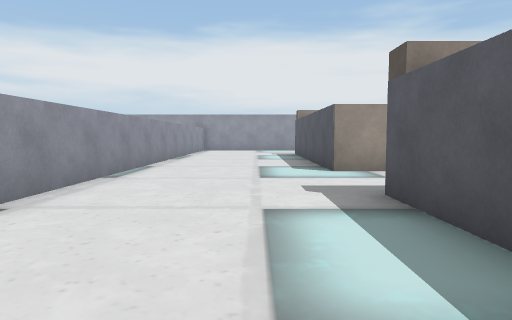
[1] (above)

17 first-person views from a walk through a Unity game level. The camera is 1.5 m above the floor, tilts 4° down and sees 75° across. The floor is counted in squares, 2 m on a side. Each view is taken from the middle of a square. On the plan, view 1 faces up. The plan holds only what a view shows up to about 11 squares ahead; the rest is blank. The place goes on beyond the plan. The player is left out. Some animated figures are left out. Some surface patterns are stand-ins.

[2]
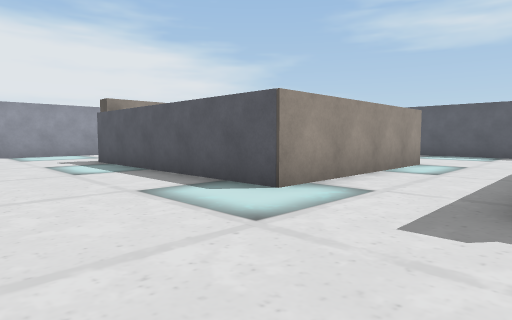

[3]
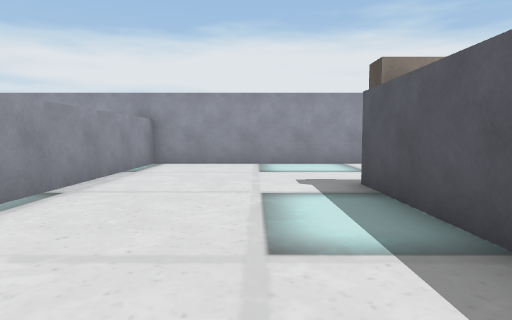

[4]
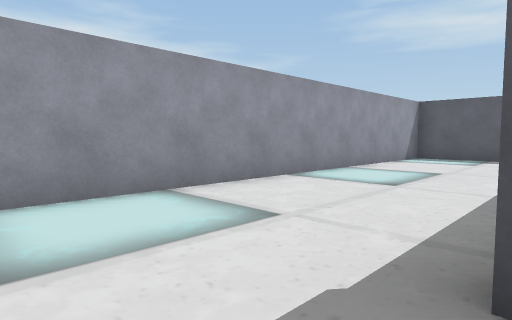

[5]
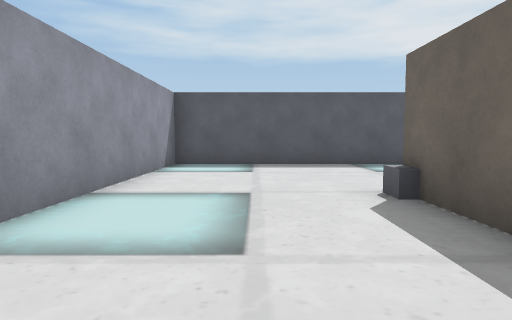

[6]
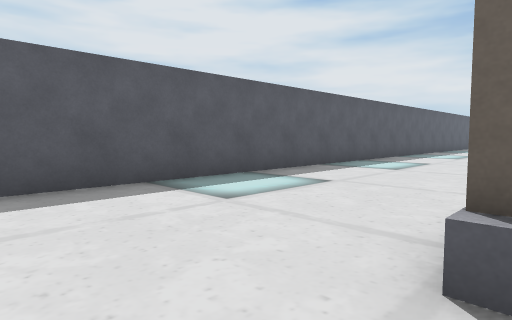

[7]
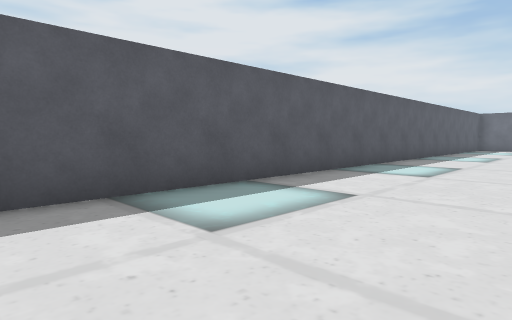

[8]
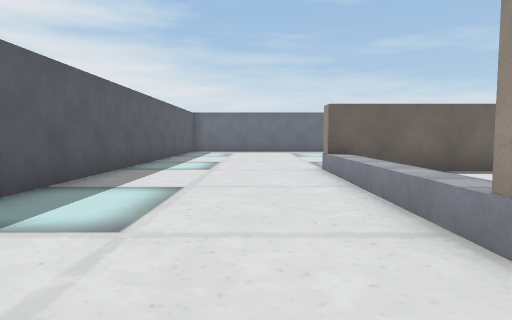

[9]
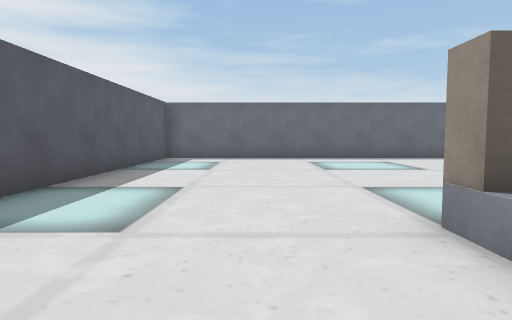

[10]
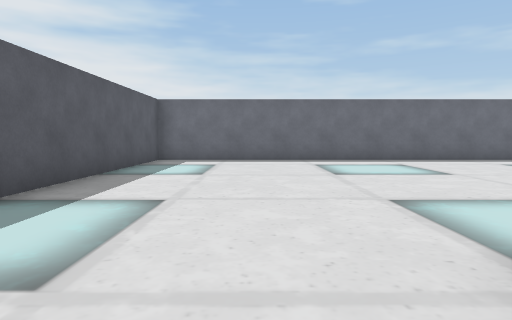

[11]
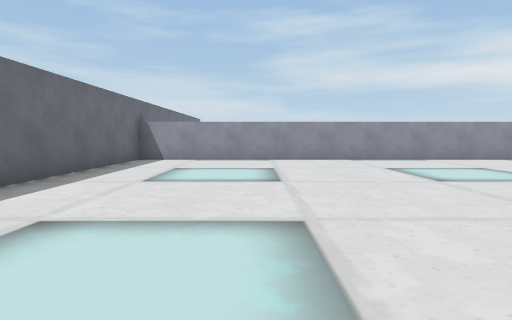

[12]
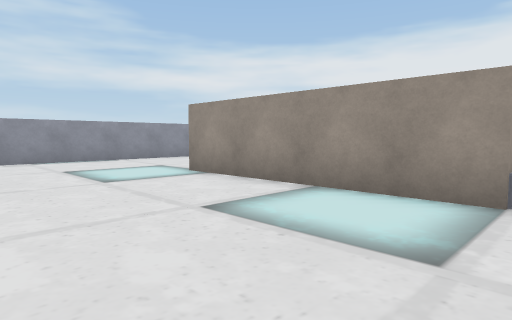

[13]
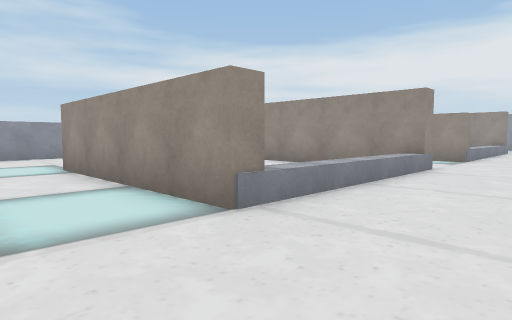

[14]
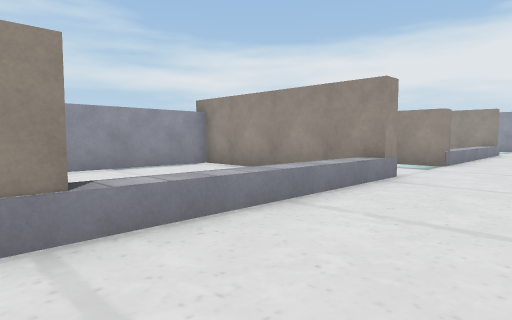

[15]
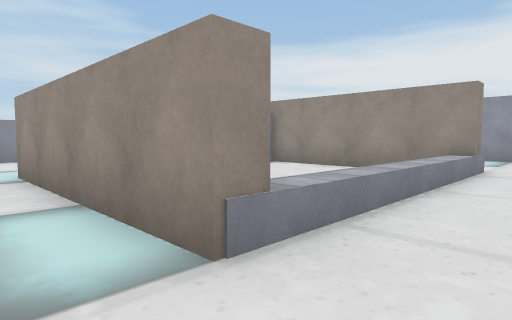

[16]
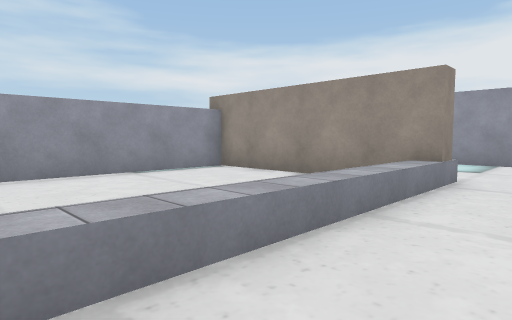

[17]
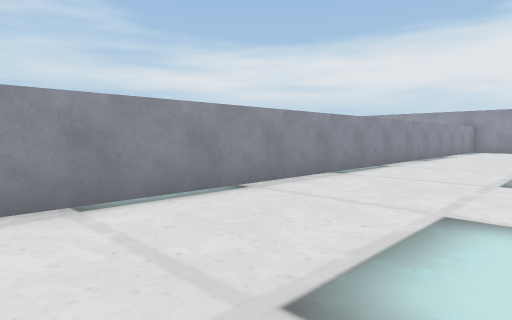

### Floor plan
Points are (right, up) in squares from view 1. A wall is a line through its corners. A room is listed if a view was taken in it or the views show most of it. See-through windows are left out.
Room 1 (views 1, 2, 3, 4, 5, 6, 7, 8, 9, 10, 11, 12, 13, 14, 15, 16, 17)
walls: (7.5, 3.8) (2.2, 3.8) (2.2, 0.1); (7.5, 4.4) (7.5, -1.8) (1.6, -1.8); (1.7, 2.1) (1.7, 4.4); (3.8, -1.3) (7.5, -1.3); (7.5, 13.5) (2.2, 13.5) (2.2, 8.9); (5.5, 14) (7.5, 14); (7.5, 14.3) (7.5, 7.2) (1.7, 7.2) (1.7, 14.4); (12.2, -10.8) (12.2, 18.2) (-2.8, 18.2) (-2.8, -10.8) (12.2, -10.8)
low walls: (6.9, 14.3) (7.5, 14.3)

Positions as (right, up) in squares from view 1, and headings:
1: (0, 0), facing up
2: (-2, 4), facing up-right
3: (0, 9), facing up
4: (0, 14), facing up-right
5: (3, 16), facing right
6: (7, 16), facing down-right
7: (8, 10), facing down-right
8: (9, 6), facing down
9: (9, 1), facing down
10: (9, 0), facing down
11: (8, -7), facing left
12: (8, -6), facing up-left
13: (10, -4), facing up-left
14: (10, -2), facing up-left
15: (9, 6), facing up-left
16: (9, 8), facing up-left
17: (1, 0), facing up-left
